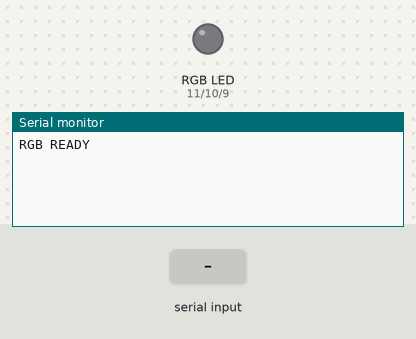
A sketch run on a simulated Arduino Uno, built with avr-gcc and run on an emulated ATmega328P. Shown: an RGB LED mixed from three pins (HIGH = lit), the last lines printed to the serial monitor. The test bench sets the inputs (shaded band).

Above: at 1.2 s.
1.3 s: "RGB \n" received over the second serial link
At 2.5 s:
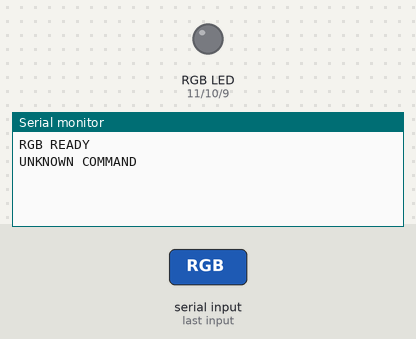
2.8 s: "RGB 90\n" received over the second serial link
At 3.8 s:
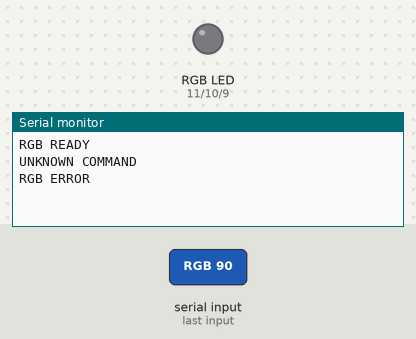

Measured:
- after the input at 1.3 s, the serial monitor: prints a new line at once (image 1)
- after the input at 2.8 s, the serial monitor: prints a new line at once (image 2)

The sketch:

rgb_led.ino
```cpp
#include <SoftwareSerial.h>

// Definice pinů
const int redPin = 11;
const int greenPin = 10;
const int bluePin = 9;

// Nastavení XBee (RX pin 2, TX pin 3)
SoftwareSerial xbee(2, 3);

void setup() {
  Serial.begin(9600);
  xbee.begin(9600);

  pinMode(redPin, OUTPUT);
  pinMode(greenPin, OUTPUT);
  pinMode(bluePin, OUTPUT);

  setColor(0, 0, 0);
  Serial.println("RGB READY");
}

void loop() {
  if (xbee.available()) {
    String command = xbee.readStringUntil('\n');
    command.trim();

    if (command.startsWith("RGB ")) {
      String numbers = command.substring(4);
      numbers.trim();

      int firstSpace = numbers.indexOf(' ');
      int secondSpace = numbers.indexOf(' ', firstSpace + 1);

      if (firstSpace > 0 && secondSpace > 0) {
        int r = numbers.substring(0, firstSpace).toInt();
        int g = numbers.substring(firstSpace + 1, secondSpace).toInt();
        int b = numbers.substring(secondSpace + 1).toInt();

        r = constrain(r, 0, 255);
        g = constrain(g, 0, 255);
        b = constrain(b, 0, 255);

        setColor(r, g, b);
        xbee.println("RGB OK"); // Odpověď posíláme zpět do XBee
        Serial.println("RGB OK");
      } else {
        xbee.println("RGB ERROR");
        Serial.println("RGB ERROR");
      }
    } else {
      xbee.println("UNKNOWN");
      Serial.println("UNKNOWN COMMAND");
    }
  }
}

void setColor(int r, int g, int b) {
  analogWrite(redPin, r);
  analogWrite(greenPin, g);
  analogWrite(bluePin, b);
}
```
